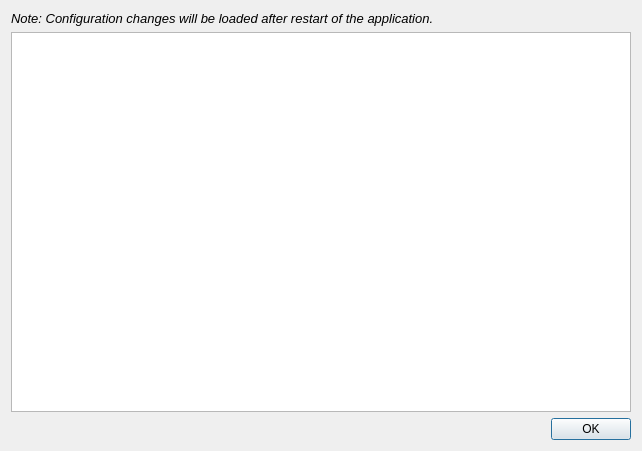
<?xml version="1.0" encoding="UTF-8"?>
<ui version="4.0">
 <class>Dialog</class>
 <widget class="QDialog" name="Dialog">
  <property name="geometry">
   <rect>
    <x>0</x>
    <y>0</y>
    <width>642</width>
    <height>451</height>
   </rect>
  </property>
  <property name="windowTitle">
   <string>Configuration View</string>
  </property>
  <layout class="QGridLayout" name="gridLayout">
   <item row="1" column="0">
    <widget class="QTreeView" name="tree_view"/>
   </item>
   <item row="2" column="0">
    <widget class="QDialogButtonBox" name="buttonBox">
     <property name="orientation">
      <enum>Qt::Horizontal</enum>
     </property>
     <property name="standardButtons">
      <set>QDialogButtonBox::Ok</set>
     </property>
    </widget>
   </item>
   <item row="0" column="0">
    <widget class="QLabel" name="label">
     <property name="font">
      <font>
       <pointsize>10</pointsize>
       <italic>true</italic>
      </font>
     </property>
     <property name="text">
      <string>Note: Configuration changes will be loaded after restart of the application.</string>
     </property>
    </widget>
   </item>
  </layout>
 </widget>
 <resources/>
 <connections>
  <connection>
   <sender>buttonBox</sender>
   <signal>accepted()</signal>
   <receiver>Dialog</receiver>
   <slot>accept()</slot>
   <hints>
    <hint type="sourcelabel">
     <x>248</x>
     <y>254</y>
    </hint>
    <hint type="destinationlabel">
     <x>157</x>
     <y>274</y>
    </hint>
   </hints>
  </connection>
  <connection>
   <sender>buttonBox</sender>
   <signal>rejected()</signal>
   <receiver>Dialog</receiver>
   <slot>reject()</slot>
   <hints>
    <hint type="sourcelabel">
     <x>316</x>
     <y>260</y>
    </hint>
    <hint type="destinationlabel">
     <x>286</x>
     <y>274</y>
    </hint>
   </hints>
  </connection>
 </connections>
</ui>
